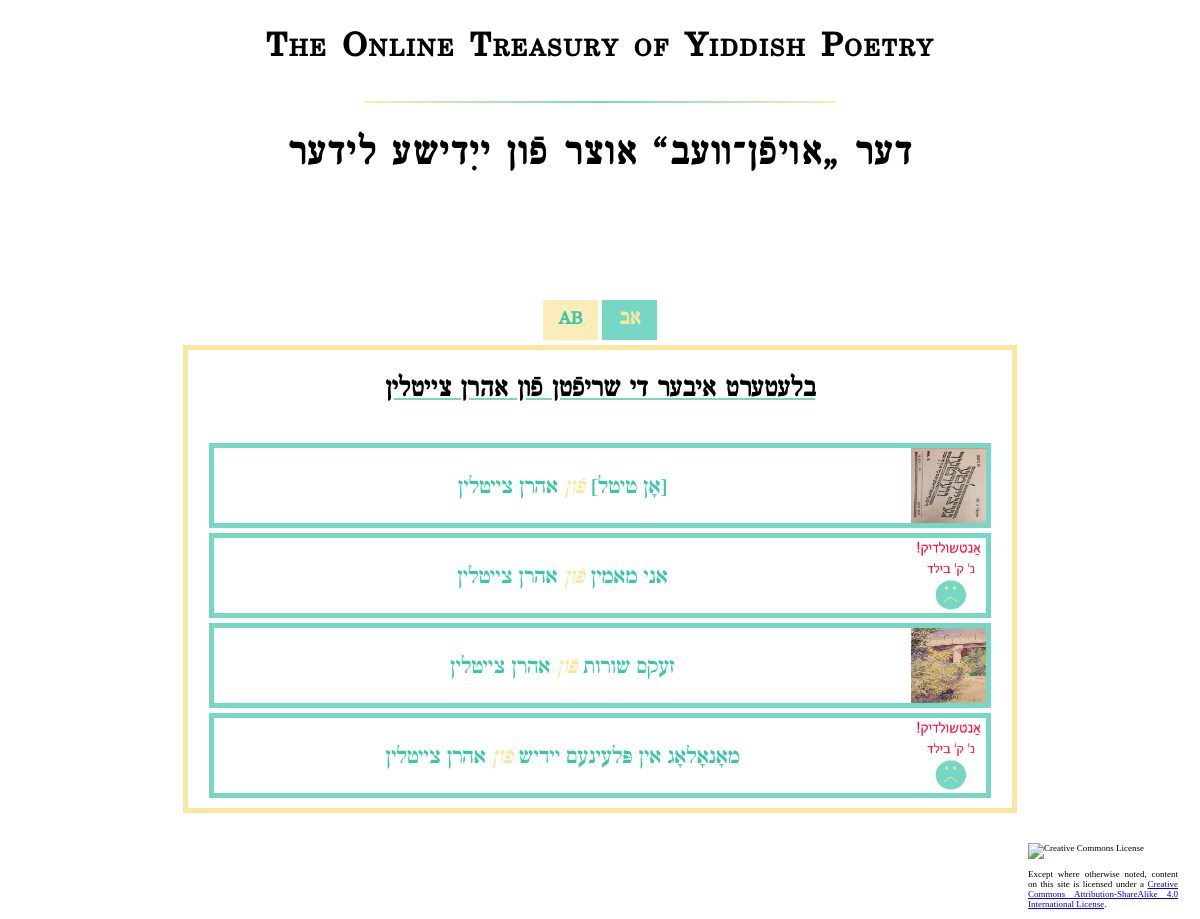
Page /poet.php?poet=Aaron Zeitlin on the committed database.
### tables this page shows
CREATE TABLE `poet` (
  `name_y` char(255) DEFAULT NULL,
  `name_e` char(255) DEFAULT NULL,
  `birth` date DEFAULT NULL,
  `death` date DEFAULT NULL,
  `bio` longtext DEFAULT NULL,
  `img` char(255) DEFAULT NULL,
  `img_src` varchar(255) DEFAULT NULL
);

CREATE TABLE `poem` (
  `poem` char(255) DEFAULT NULL,
  `title_y` char(255) DEFAULT NULL,
  `poet` char(255) DEFAULT NULL,
  `reader` char(255) DEFAULT NULL,
  `date` date DEFAULT NULL,
  `text_y` longtext DEFAULT NULL,
  `context` longtext DEFAULT NULL,
  `rec` char(255) DEFAULT NULL,
  `img` char(255) DEFAULT NULL,
  `img_src` varchar(255) DEFAULT NULL,
  `source` char(255) DEFAULT NULL,
  `public` tinyint(4) NOT NULL DEFAULT 0,
  `genre` tinytext DEFAULT NULL
);

### sql_queries.php (called while the page is built, shortened)
<?php
function poet_sql($poet_eng) {
    return "SELECT * FROM poet WHERE name_e='" . $poet_eng . "'";
}
function poet_poem_yid_list($poet) {
    return "SELECT title_y, poet, img, poem FROM poem WHERE poet='" . $poet . "' AND public IS TRUE AND genre='poem' ORDER BY title_y";
}
?>

### poet.php (the view, shortened to what this page needs)
<?php
	require_once $_SERVER['DOCUMENT_ROOT'] . '/sql_queries.php';
	$mysql = new mysqli($servername, $username, $password, $dbname);
	$mysql->set_charset('utf8');
    $poet = $_GET['poet'];
	$poet_y = $mysql->query(poet_sql($poet))->fetch_assoc()['name_y'];
?>
<!DOCTYPE html>
<html>
    <head>
        <link rel="stylesheet" type="text/css" href="style.css">
    </head>
    <body>
        <?php include_once $_SERVER['DOCUMENT_ROOT'].'/header.php'; ?>
        <div class="lang_btns">
            <button class="lang_btn eng" id="eng_btn">AB</button>
            <button class="lang_btn yid cur_lang_btn" id="yid_btn" dir="rtl">אב</button>
        </div>
        <div class="frame">
            <h2 class="browse_hdr yid default" id="work_hdr_yid" dir="rtl">בלעטערט איבער די שריפֿטן פֿון <?php echo $poet_y; ?></h2>
            <ul class="link_list yid default" id="work_list_yid" dir="rtl">
            	<?php
        			$poems = $mysql->query(poet_poem_yid_list($poet));
            		if ($poems->num_rows > 0) {
            			while($poem = $poems->fetch_assoc()) {
            				echo '<li class="link_list_item"><div class="link_box"><form action="poem.php" method="get"><button type="submit" class="poem_link" name="poem" value="' . $poem['poem'] . '"><img class="thumb" src="images/' . (is_null($poem['img']) ? "default.png" : $poem['img']) . '"><h3 class="link_title">' . $poem['title_y'] . ' <em class="browse_em">פֿון</em> ' . $poet_y . '</h3></button></form></div></li>';
            			}
            		}
            	?>
            </ul>
        </div>
	<div id="license" style="float: right; font-size: xx-small; width: 150px; text-align: justify; margin:auto; padding: 10px; display: block;">
		<a rel="license" ref="http://creativecommons.org/licenses/by-sa/4.0/"><img alt="Creative Commons License" style="display: block; border-width:0; margin: 0 auto;" src="https://i.creativecommons.org/l/by-sa/4.0/80x15.png" /></a><br />Except where otherwise noted, content on this site is licensed under a <a rel="license" href="http://creativecommons.org/licenses/by-sa/4.0/">Creative Commons Attribution-ShareAlike 4.0 International License</a>.
	</div>
    </body>
</html>

### style.css (style rules this page uses)
:root { --main-yellow: #F9E79F; --main-yellow-o: rgba(249, 231, 159, .4); --main-blue: #76D7C4; --main-blue-o: rgba(118, 215, 196, .4); --sec-yellow: #faedb7; --sec-blue: #eefaf8; --con-blue: #39c6aa; --main-red: rgba(215, 118, 137); --sec-red: rgba(215, 118, 137, .4); --main-dark: #111C1F; --sec-dark: #93a1a1; }
body, html { width: 99%; height: 95%; margin:auto; }
.lang_btn { width: 55px; height: 40px; border: none; }
#eng_btn { font-size:20px; }
.lang_btn, .browse_btn, .about { color: var(--con-blue); background-color: var(--sec-yellow); font-family: tamy; font-size:22px; font-weight: bold; font-variant: small-caps; cursor: pointer; }
.cur_lang_btn, .cur_browse_btn { background-color: var(--main-blue); color: var(--main-yellow); }
.lang_btns { text-align: center; width: 120px; margin: 5px auto; }
[dir='ltr'], [dir='rtl'] { unicode-bidi: -webkit-isolate; unicode-bidi: -moz-isolate; unicode-bidi: -ms-isolate; unicode-bidi: isolate; }
.frame { border: 5px solid var(--main-yellow); width: 70%; margin: 0 auto; min-width: 500px; margin-bottom: 20px; }
.browse_hdr { text-align: center; font-family: tamy; font-weight: bold; font-size: 28px; text-decoration: underline var(--main-blue); }
.browse_hdr.default, .link_list.default { display: block; }
.browse_em { color: var(--main-yellow); }
.poem_link { display: block; vertical-align: middle; text-decoration: none; text-align: center; color:var(--con-blue); float: right; width: 100%; }
button.poem_link { border: inherit; background: inherit; font-family: vilna; font-size: 1.3em; padding: inherit; cursor: pointer; white-space: nowrap; overflow: hidden; text-overflow: ellipsis; }
.link_box { height: 75px; max-width: 95%; margin: 5px auto; border: 5px solid var(--main-blue); }
.thumb { height: 75px; width: 75px; float: right; }
.link_title { width: 80%; white-space: nowrap; overflow: hidden; text-overflow: ellipsis; margin: 25px auto; padding: 0px 5px; }
ul.link_list, li.link_list { text-align: center; margin: 0 auto; vertical-align: middle; list-style-type: none; list-style-position: outside; padding: 5px; }

### rows in the picture
poet: name_y "אהרן צײטלין"
poem: img (picture), title_y "[אָן טיטל]"
poem: title_y "אני מאמין"
poem: img (picture), title_y "זעקס שורות"
poem: title_y "מאָנאָלאָג אין פּלעינעם יידיש"
